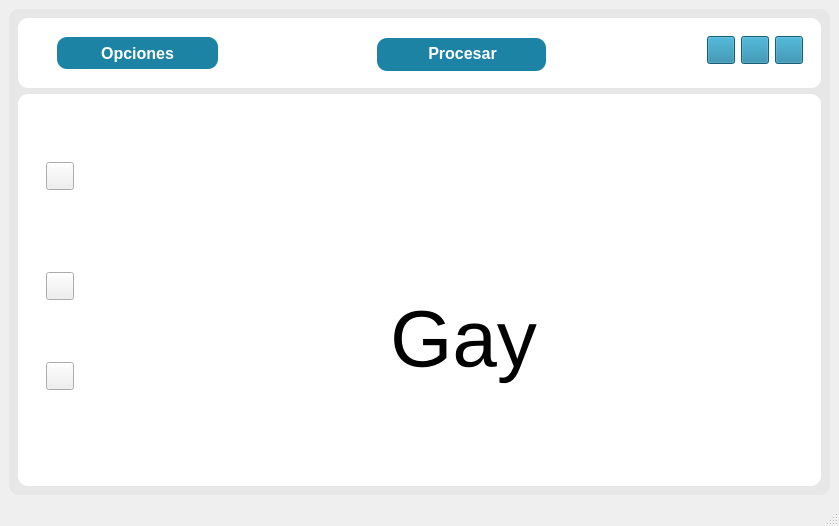
<?xml version="1.0" encoding="UTF-8"?>
<ui version="4.0">
 <class>MainWindow</class>
 <widget class="QMainWindow" name="MainWindow">
  <property name="geometry">
   <rect>
    <x>0</x>
    <y>0</y>
    <width>839</width>
    <height>526</height>
   </rect>
  </property>
  <property name="windowTitle">
   <string>MainWindow</string>
  </property>
  <widget class="QWidget" name="centralwidget">
   <layout class="QVBoxLayout" name="verticalLayout_4">
    <item>
     <widget class="QFrame" name="frame">
      <property name="styleSheet">
       <string notr="true">QFrame{
background-color: rgb(231, 231, 231);
border-radius:10px;
border-color: rgb(0, 0, 0);
}</string>
      </property>
      <property name="frameShape">
       <enum>QFrame::StyledPanel</enum>
      </property>
      <property name="frameShadow">
       <enum>QFrame::Raised</enum>
      </property>
      <layout class="QVBoxLayout" name="verticalLayout">
       <item>
        <widget class="QFrame" name="frame_2">
         <property name="sizePolicy">
          <sizepolicy hsizetype="Preferred" vsizetype="Preferred">
           <horstretch>6</horstretch>
           <verstretch>1</verstretch>
          </sizepolicy>
         </property>
         <property name="styleSheet">
          <string notr="true">QFrame{
background-color: rgb(255, 255, 255);
border-radius:10px;
border-color: rgb(0, 0, 0);
}</string>
         </property>
         <property name="frameShape">
          <enum>QFrame::StyledPanel</enum>
         </property>
         <property name="frameShadow">
          <enum>QFrame::Raised</enum>
         </property>
         <layout class="QGridLayout" name="gridLayout_3">
          <item row="0" column="0">
           <widget class="QFrame" name="frame_4">
            <property name="sizePolicy">
             <sizepolicy hsizetype="Preferred" vsizetype="Preferred">
              <horstretch>6</horstretch>
              <verstretch>1</verstretch>
             </sizepolicy>
            </property>
            <property name="frameShape">
             <enum>QFrame::StyledPanel</enum>
            </property>
            <property name="frameShadow">
             <enum>QFrame::Raised</enum>
            </property>
            <widget class="QFrame" name="frame_6">
             <property name="geometry">
              <rect>
               <x>10</x>
               <y>10</y>
               <width>521</width>
               <height>51</height>
              </rect>
             </property>
             <property name="styleSheet">
              <string notr="true">QFrame{
background-color: rgb(255, 255, 255);
border-radius:10px;
border-color: rgb(0, 0, 0);
}</string>
             </property>
             <property name="frameShape">
              <enum>QFrame::StyledPanel</enum>
             </property>
             <property name="frameShadow">
              <enum>QFrame::Raised</enum>
             </property>
             <widget class="QLabel" name="label">
              <property name="geometry">
               <rect>
                <x>340</x>
                <y>1</y>
                <width>169</width>
                <height>33</height>
               </rect>
              </property>
              <property name="sizePolicy">
               <sizepolicy hsizetype="Fixed" vsizetype="Preferred">
                <horstretch>4</horstretch>
                <verstretch>5</verstretch>
               </sizepolicy>
              </property>
              <property name="minimumSize">
               <size>
                <width>0</width>
                <height>0</height>
               </size>
              </property>
              <property name="font">
               <font>
                <family>Segoe UI</family>
                <pointsize>11</pointsize>
                <weight>75</weight>
                <bold>true</bold>
               </font>
              </property>
              <property name="cursor">
               <cursorShape>PointingHandCursor</cursorShape>
              </property>
              <property name="layoutDirection">
               <enum>Qt::RightToLeft</enum>
              </property>
              <property name="styleSheet">
               <string notr="true">QLabel{
background-color: rgb(29, 131, 165);
color: rgb(255, 255, 255);
border-radius: 10px;
}</string>
              </property>
              <property name="text">
               <string>Abrir Archivo</string>
              </property>
              <property name="alignment">
               <set>Qt::AlignCenter</set>
              </property>
             </widget>
             <widget class="QPushButton" name="pushButton">
              <property name="geometry">
               <rect>
                <x>350</x>
                <y>6</y>
                <width>151</width>
                <height>21</height>
               </rect>
              </property>
              <property name="font">
               <font>
                <family>Segoe UI</family>
                <pointsize>12</pointsize>
                <weight>75</weight>
                <bold>true</bold>
               </font>
              </property>
              <property name="cursor">
               <cursorShape>PointingHandCursor</cursorShape>
              </property>
              <property name="styleSheet">
               <string notr="true">QPushButton{
background-color: rgb(29, 131, 165);
color: rgb(255, 255, 255);
border-radius: 10px;
}</string>
              </property>
              <property name="text">
               <string>Procesar</string>
              </property>
              <property name="icon">
               <iconset>
                <normaloff>../../../../.designer/backup/resources/images/icons/cil-media-play.png</normaloff>../../../../.designer/backup/resources/images/icons/cil-media-play.png</iconset>
              </property>
             </widget>
             <widget class="QPushButton" name="btn_Opciones">
              <property name="geometry">
               <rect>
                <x>20</x>
                <y>0</y>
                <width>161</width>
                <height>32</height>
               </rect>
              </property>
              <property name="sizePolicy">
               <sizepolicy hsizetype="Minimum" vsizetype="Fixed">
                <horstretch>0</horstretch>
                <verstretch>0</verstretch>
               </sizepolicy>
              </property>
              <property name="font">
               <font>
                <family>Segoe UI</family>
                <pointsize>12</pointsize>
                <weight>75</weight>
                <bold>true</bold>
               </font>
              </property>
              <property name="cursor">
               <cursorShape>PointingHandCursor</cursorShape>
              </property>
              <property name="styleSheet">
               <string notr="true">QPushButton{
background-color: rgb(29, 131, 165);
color: rgb(255, 255, 255);
border-radius: 10px;
}</string>
              </property>
              <property name="text">
               <string>Opciones</string>
              </property>
              <property name="icon">
               <iconset>
                <normaloff>../../../../.designer/backup/resources/images/icons/cil-folder-open.png</normaloff>../../../../.designer/backup/resources/images/icons/cil-folder-open.png</iconset>
              </property>
             </widget>
            </widget>
            <widget class="QFrame" name="frame_10">
             <property name="geometry">
              <rect>
               <x>10</x>
               <y>60</y>
               <width>521</width>
               <height>16</height>
              </rect>
             </property>
             <property name="frameShape">
              <enum>QFrame::StyledPanel</enum>
             </property>
             <property name="frameShadow">
              <enum>QFrame::Raised</enum>
             </property>
            </widget>
           </widget>
          </item>
          <item row="0" column="1">
           <widget class="QFrame" name="frame_5">
            <property name="sizePolicy">
             <sizepolicy hsizetype="Preferred" vsizetype="Preferred">
              <horstretch>2</horstretch>
              <verstretch>1</verstretch>
             </sizepolicy>
            </property>
            <property name="frameShape">
             <enum>QFrame::StyledPanel</enum>
            </property>
            <property name="frameShadow">
             <enum>QFrame::Raised</enum>
            </property>
            <layout class="QGridLayout" name="gridLayout">
             <item row="1" column="0" colspan="4">
              <widget class="QFrame" name="frame_11">
               <property name="sizePolicy">
                <sizepolicy hsizetype="MinimumExpanding" vsizetype="Preferred">
                 <horstretch>5</horstretch>
                 <verstretch>1</verstretch>
                </sizepolicy>
               </property>
               <property name="frameShape">
                <enum>QFrame::StyledPanel</enum>
               </property>
               <property name="frameShadow">
                <enum>QFrame::Raised</enum>
               </property>
              </widget>
             </item>
             <item row="0" column="0">
              <spacer name="horizontalSpacer_2">
               <property name="orientation">
                <enum>Qt::Horizontal</enum>
               </property>
               <property name="sizeHint" stdset="0">
                <size>
                 <width>73</width>
                 <height>20</height>
                </size>
               </property>
              </spacer>
             </item>
             <item row="0" column="1">
              <widget class="QPushButton" name="minimizeAppBtn">
               <property name="minimumSize">
                <size>
                 <width>28</width>
                 <height>28</height>
                </size>
               </property>
               <property name="maximumSize">
                <size>
                 <width>28</width>
                 <height>28</height>
                </size>
               </property>
               <property name="cursor">
                <cursorShape>PointingHandCursor</cursorShape>
               </property>
               <property name="toolTip">
                <string>&lt;html&gt;&lt;head/&gt;&lt;body&gt;&lt;p&gt;Minimizar&lt;/p&gt;&lt;/body&gt;&lt;/html&gt;</string>
               </property>
               <property name="autoFillBackground">
                <bool>false</bool>
               </property>
               <property name="styleSheet">
                <string notr="true">background-color: rgb(29, 131, 165);</string>
               </property>
               <property name="text">
                <string/>
               </property>
               <property name="icon">
                <iconset>
                 <normaloff>../../../../.designer/backup/resources/images/icons/icon_minimize.png</normaloff>../../../../.designer/backup/resources/images/icons/icon_minimize.png</iconset>
               </property>
               <property name="iconSize">
                <size>
                 <width>20</width>
                 <height>20</height>
                </size>
               </property>
              </widget>
             </item>
             <item row="0" column="2">
              <widget class="QPushButton" name="maximizeRestoreAppBtn">
               <property name="minimumSize">
                <size>
                 <width>28</width>
                 <height>28</height>
                </size>
               </property>
               <property name="maximumSize">
                <size>
                 <width>28</width>
                 <height>28</height>
                </size>
               </property>
               <property name="font">
                <font>
                 <family>Segoe UI</family>
                 <pointsize>10</pointsize>
                 <weight>50</weight>
                 <italic>false</italic>
                 <bold>false</bold>
                 <stylestrategy>PreferDefault</stylestrategy>
                </font>
               </property>
               <property name="cursor">
                <cursorShape>PointingHandCursor</cursorShape>
               </property>
               <property name="toolTip">
                <string>Maximizar</string>
               </property>
               <property name="styleSheet">
                <string notr="true">background-color: rgb(29, 131, 165);</string>
               </property>
               <property name="text">
                <string/>
               </property>
               <property name="icon">
                <iconset>
                 <normaloff>../../../../.designer/backup/resources/images/icons/icon_maximize.png</normaloff>../../../../.designer/backup/resources/images/icons/icon_maximize.png</iconset>
               </property>
               <property name="iconSize">
                <size>
                 <width>20</width>
                 <height>20</height>
                </size>
               </property>
              </widget>
             </item>
             <item row="0" column="3">
              <widget class="QPushButton" name="closeAppBtn">
               <property name="minimumSize">
                <size>
                 <width>28</width>
                 <height>28</height>
                </size>
               </property>
               <property name="maximumSize">
                <size>
                 <width>28</width>
                 <height>28</height>
                </size>
               </property>
               <property name="cursor">
                <cursorShape>PointingHandCursor</cursorShape>
               </property>
               <property name="toolTip">
                <string>Cerrrar</string>
               </property>
               <property name="styleSheet">
                <string notr="true">background-color: rgb(29, 131, 165);</string>
               </property>
               <property name="text">
                <string/>
               </property>
               <property name="icon">
                <iconset>
                 <normaloff>../../../../.designer/backup/resources/images/icons/icon_close.png</normaloff>../../../../.designer/backup/resources/images/icons/icon_close.png</iconset>
               </property>
               <property name="iconSize">
                <size>
                 <width>20</width>
                 <height>20</height>
                </size>
               </property>
              </widget>
             </item>
            </layout>
           </widget>
          </item>
         </layout>
        </widget>
       </item>
       <item>
        <widget class="QFrame" name="frame_3">
         <property name="sizePolicy">
          <sizepolicy hsizetype="Expanding" vsizetype="Preferred">
           <horstretch>3</horstretch>
           <verstretch>7</verstretch>
          </sizepolicy>
         </property>
         <property name="styleSheet">
          <string notr="true">QFrame{
background-color: rgb(255, 255, 255);
border-radius:10px;
border-color: rgb(0, 0, 0);
}</string>
         </property>
         <property name="frameShape">
          <enum>QFrame::StyledPanel</enum>
         </property>
         <property name="frameShadow">
          <enum>QFrame::Raised</enum>
         </property>
         <widget class="QStackedWidget" name="stackedWidget">
          <property name="geometry">
           <rect>
            <x>100</x>
            <y>9</y>
            <width>691</width>
            <height>461</height>
           </rect>
          </property>
          <property name="sizePolicy">
           <sizepolicy hsizetype="Preferred" vsizetype="Preferred">
            <horstretch>3</horstretch>
            <verstretch>5</verstretch>
           </sizepolicy>
          </property>
          <property name="cursor">
           <cursorShape>PointingHandCursor</cursorShape>
          </property>
          <property name="styleSheet">
           <string notr="true"/>
          </property>
          <property name="currentIndex">
           <number>2</number>
          </property>
          <widget class="QWidget" name="pagina_Interplanar">
           <widget class="QLabel" name="label_2">
            <property name="geometry">
             <rect>
              <x>10</x>
              <y>10</y>
              <width>681</width>
              <height>451</height>
             </rect>
            </property>
            <property name="font">
             <font>
              <pointsize>60</pointsize>
             </font>
            </property>
            <property name="text">
             <string>Lalo</string>
            </property>
            <property name="alignment">
             <set>Qt::AlignCenter</set>
            </property>
           </widget>
          </widget>
          <widget class="QWidget" name="pagina_3d">
           <widget class="QLabel" name="label_3">
            <property name="geometry">
             <rect>
              <x>10</x>
              <y>10</y>
              <width>671</width>
              <height>441</height>
             </rect>
            </property>
            <property name="font">
             <font>
              <pointsize>60</pointsize>
             </font>
            </property>
            <property name="text">
             <string>ES</string>
            </property>
            <property name="alignment">
             <set>Qt::AlignCenter</set>
            </property>
           </widget>
          </widget>
          <widget class="QWidget" name="pagina_otra">
           <widget class="QLabel" name="label_4">
            <property name="geometry">
             <rect>
              <x>10</x>
              <y>10</y>
              <width>671</width>
              <height>451</height>
             </rect>
            </property>
            <property name="font">
             <font>
              <pointsize>60</pointsize>
             </font>
            </property>
            <property name="text">
             <string>Gay</string>
            </property>
            <property name="alignment">
             <set>Qt::AlignCenter</set>
            </property>
            <property name="margin">
             <number>3</number>
            </property>
           </widget>
          </widget>
         </widget>
         <widget class="QFrame" name="frame_12">
          <property name="geometry">
           <rect>
            <x>9</x>
            <y>9</y>
            <width>81</width>
            <height>451</height>
           </rect>
          </property>
          <property name="frameShape">
           <enum>QFrame::StyledPanel</enum>
          </property>
          <property name="frameShadow">
           <enum>QFrame::Raised</enum>
          </property>
          <widget class="QFrame" name="frame_13">
           <property name="geometry">
            <rect>
             <x>9</x>
             <y>9</y>
             <width>61</width>
             <height>421</height>
            </rect>
           </property>
           <property name="frameShape">
            <enum>QFrame::StyledPanel</enum>
           </property>
           <property name="frameShadow">
            <enum>QFrame::Raised</enum>
           </property>
           <widget class="QPushButton" name="btn_pag3">
            <property name="geometry">
             <rect>
              <x>10</x>
              <y>250</y>
              <width>28</width>
              <height>28</height>
             </rect>
            </property>
            <property name="minimumSize">
             <size>
              <width>28</width>
              <height>28</height>
             </size>
            </property>
            <property name="maximumSize">
             <size>
              <width>28</width>
              <height>28</height>
             </size>
            </property>
            <property name="cursor">
             <cursorShape>PointingHandCursor</cursorShape>
            </property>
            <property name="toolTip">
             <string>&lt;html&gt;&lt;head/&gt;&lt;body&gt;&lt;p&gt;Estructura Cristalina&lt;/p&gt;&lt;/body&gt;&lt;/html&gt;</string>
            </property>
            <property name="autoFillBackground">
             <bool>false</bool>
            </property>
            <property name="styleSheet">
             <string notr="true"/>
            </property>
            <property name="text">
             <string/>
            </property>
            <property name="icon">
             <iconset>
              <normaloff>resources/images/icons/cubo3d.png</normaloff>resources/images/icons/cubo3d.png</iconset>
            </property>
            <property name="iconSize">
             <size>
              <width>20</width>
              <height>20</height>
             </size>
            </property>
           </widget>
           <widget class="QPushButton" name="btn_pag1">
            <property name="geometry">
             <rect>
              <x>10</x>
              <y>50</y>
              <width>28</width>
              <height>28</height>
             </rect>
            </property>
            <property name="sizePolicy">
             <sizepolicy hsizetype="Minimum" vsizetype="Fixed">
              <horstretch>0</horstretch>
              <verstretch>0</verstretch>
             </sizepolicy>
            </property>
            <property name="minimumSize">
             <size>
              <width>28</width>
              <height>28</height>
             </size>
            </property>
            <property name="maximumSize">
             <size>
              <width>28</width>
              <height>28</height>
             </size>
            </property>
            <property name="font">
             <font>
              <family>Segoe UI</family>
              <pointsize>10</pointsize>
              <weight>50</weight>
              <italic>false</italic>
              <bold>false</bold>
              <stylestrategy>PreferDefault</stylestrategy>
             </font>
            </property>
            <property name="cursor">
             <cursorShape>PointingHandCursor</cursorShape>
            </property>
            <property name="toolTip">
             <string>&lt;html&gt;&lt;head/&gt;&lt;body&gt;&lt;p&gt;Difraccion Rayos X&lt;/p&gt;&lt;/body&gt;&lt;/html&gt;</string>
            </property>
            <property name="styleSheet">
             <string notr="true"/>
            </property>
            <property name="text">
             <string/>
            </property>
            <property name="icon">
             <iconset>
              <normaloff>resources/images/icons/difractor.png</normaloff>resources/images/icons/difractor.png</iconset>
            </property>
            <property name="iconSize">
             <size>
              <width>20</width>
              <height>20</height>
             </size>
            </property>
           </widget>
           <widget class="QPushButton" name="btn_pag2">
            <property name="geometry">
             <rect>
              <x>10</x>
              <y>160</y>
              <width>28</width>
              <height>28</height>
             </rect>
            </property>
            <property name="minimumSize">
             <size>
              <width>28</width>
              <height>28</height>
             </size>
            </property>
            <property name="maximumSize">
             <size>
              <width>28</width>
              <height>28</height>
             </size>
            </property>
            <property name="cursor">
             <cursorShape>PointingHandCursor</cursorShape>
            </property>
            <property name="toolTip">
             <string>Plano Cristalografico</string>
            </property>
            <property name="styleSheet">
             <string notr="true"/>
            </property>
            <property name="text">
             <string/>
            </property>
            <property name="icon">
             <iconset>
              <normaloff>resources/images/icons/plano.png</normaloff>resources/images/icons/plano.png</iconset>
            </property>
            <property name="iconSize">
             <size>
              <width>20</width>
              <height>20</height>
             </size>
            </property>
           </widget>
          </widget>
         </widget>
        </widget>
       </item>
      </layout>
     </widget>
    </item>
   </layout>
  </widget>
  <widget class="QStatusBar" name="statusbar"/>
 </widget>
 <layoutdefault spacing="6" margin="9"/>
 <resources>
  <include location="resources/resources.qrc"/>
 </resources>
 <connections/>
 <designerdata>
  <property name="gridDeltaX">
   <number>10</number>
  </property>
  <property name="gridDeltaY">
   <number>10</number>
  </property>
  <property name="gridSnapX">
   <bool>true</bool>
  </property>
  <property name="gridSnapY">
   <bool>true</bool>
  </property>
  <property name="gridVisible">
   <bool>true</bool>
  </property>
 </designerdata>
</ui>
